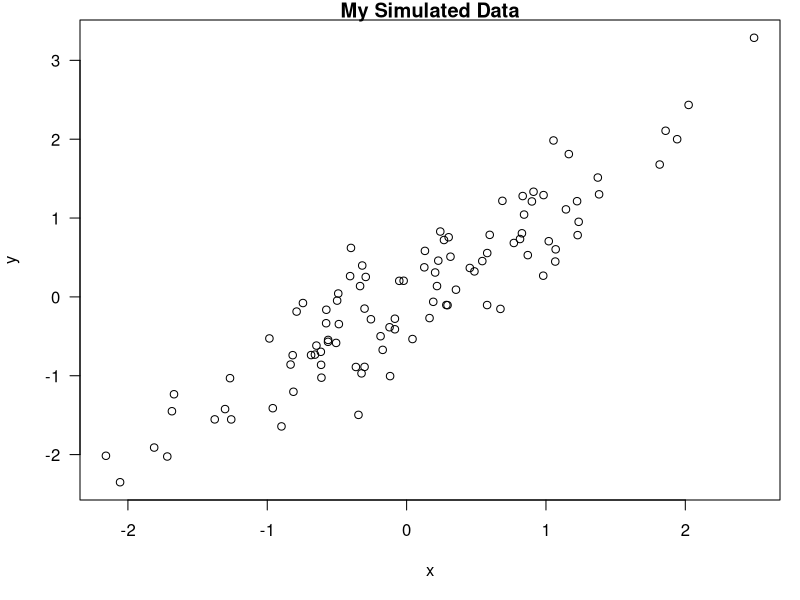

Generate this figure with R:
## ---- chunk 1
x <-rnorm(100)
y <- x +rnorm(100,sd=0.5) 
## ---- chunk 2
par(mar=c(5,4,1,1),las=1)
plot(x,y,main="My Simulated Data")
